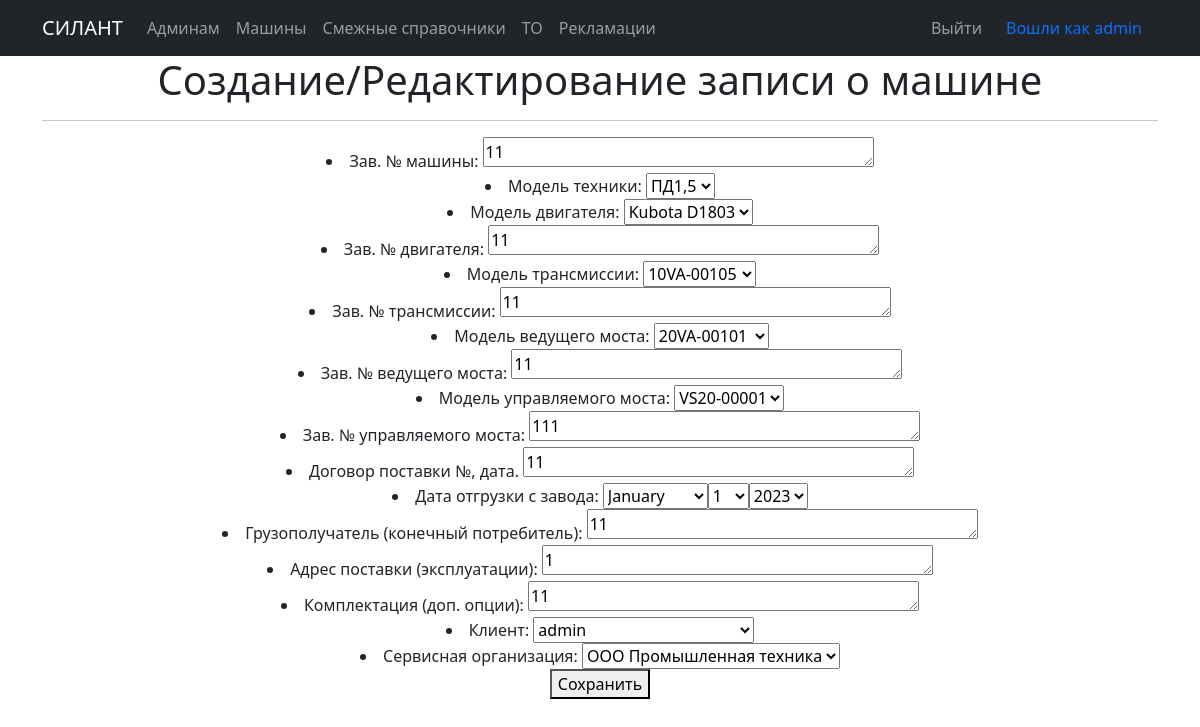
The app's page /cars/edit/1 (signed in), older data.
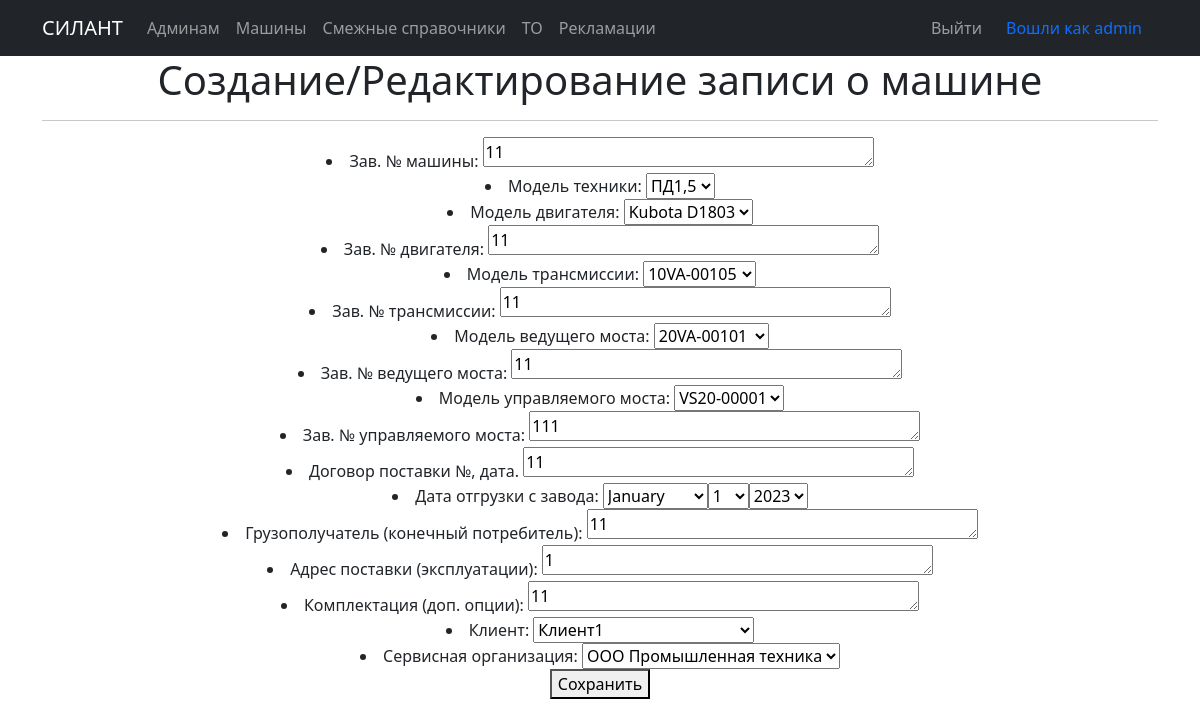
The same page, newer data.
### silant/models.py (models this page shows, shortened)
class Car(models.Model):
    serial_number = models.TextField(max_length=30, unique=True, db_index=True, verbose_name='Зав. № машины')
    technique_model = models.ForeignKey(Technique_model, on_delete=models.CASCADE, db_index=True, verbose_name='Модель техники')
    engine_model = models.ForeignKey(Engine_model, on_delete=models.CASCADE, db_index=True, verbose_name='Модель двигателя')
    engine_number = models.TextField(max_length=30, verbose_name='Зав. № двигателя')
    transmission_model = models.ForeignKey(Transmission_model, on_delete=models.CASCADE, db_index=True, verbose_name='Модель трансмиссии')
    transmission_number = models.TextField(max_length=50, verbose_name='Зав. № трансмиссии')
    drive_axle_model = models.ForeignKey(Drive_axle_model, on_delete=models.CASCADE, db_index=True, verbose_name='Модель ведущего моста')
    drive_axle_number = models.TextField(max_length=50, verbose_name='Зав. № ведущего моста')
    steerable_axle_model = models.ForeignKey(Steerable_axle_model, on_delete=models.CASCADE, db_index=True, verbose_name='Модель управляемого моста')
    steerable_axle_number = models.TextField(max_length=50, verbose_name='Зав. № управляемого моста')
    supply_contract = models.TextField(max_length=50, blank=True, verbose_name='Договор поставки №, дата.')
    shipping_date = models.DateField(db_index=True, verbose_name='Дата отгрузки с завода')
    consignee = models.TextField(max_length=50, blank=True, verbose_name='Грузополучатель (конечный потребитель)')
    delivery_address = models.TextField(max_length=150, blank=True, verbose_name='Адрес поставки (эксплуатации)')
    equipment = models.TextField(max_length=150, blank=True, verbose_name='Комплектация (доп. опции)')
    client = models.ForeignKey(User, on_delete=models.CASCADE, null=True, blank=True, verbose_name='Клиент')
    service_company = models.ForeignKey(Service_company, on_delete=models.CASCADE, blank=True, verbose_name='Сервисная организация')
    class Meta:
        verbose_name = 'Машины'
        verbose_name_plural = 'Машины'
        ordering = ['shipping_date']
        permissions = ( #Право для просмотра списка машин других пользователей
            ('view_car_noclient', 'Can view no client'),
        )

### silant/views.py (the view, shortened to what this page needs)
# urls.py: path('edit/<int:pk>', CarEdit.as_view(), name='edit_car'),
class CarEdit(PermissionRequiredMixin, UpdateView):
    form_class = CreateCarForm
    model = Car
    template_name = 'CreateCar.html'
    permission_required = ('silant.change_car', )
    success_url = '/cars/'

### silant/forms.py
class CreateCarForm(forms.ModelForm):
    class Meta:
        model = Car
        widgets = {'serial_number': forms.Textarea(attrs={'rows': 1}),
                   'engine_number': forms.Textarea(attrs={'rows': 1}),
                   'transmission_number': forms.Textarea(attrs={'rows': 1}),
                   'drive_axle_number': forms.Textarea(attrs={'rows': 1}),
                   'steerable_axle_number': forms.Textarea(attrs={'rows': 1}),
                   'supply_contract': forms.Textarea(attrs={'rows': 1}),
                   'consignee': forms.Textarea(attrs={'rows': 1}),
                   'delivery_address': forms.Textarea(attrs={'rows': 1}),
                   'equipment': forms.Textarea(attrs={'rows': 1}),
                   'shipping_date': forms.SelectDateWidget(years=list(reversed(range(2000, now.year+1)))) }
        fields = '__all__'

### silant/models.py (called while the page is built)
    def __str__(self):
        return f'{self.name}'

### templates/CreateCar.html (shortened to what this page needs)
{% extends 'flatpages/default.html' %}
{% block content %}
<h1>Создание/Редактирование записи о машине</h1>
<hr>
<form action="" method="post" enctype="multipart/form-data">
    {{ form.as_ul }}
    <button type="submit">Сохранить</button>
</form>
{% endblock content %}

Row changes from the older to the newer data that the page shows:
changed Car "ПД1,5": client "admin" → "Клиент1"
